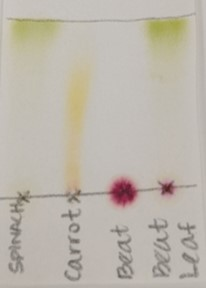
#> input picture TLCcrop.jpg, 206 x 288 px; its folder holds only this picture in this run
$ python TLCAnalysis.py
#> lines starting #> are read from the running program, lines starting #| are printed output that depends on the picture; after the words box and inside, x2 and y2 are one past the last pixel; in counts of white or black regions, pixels touching at a corner belong together
# -*- coding: utf-8 -*-
"""
Created on Wed Apr 22 13:23:06 2020

@author: Sarah Moor
"""


from sklearn.cluster import KMeans
import matplotlib.pyplot as plt
import numpy as np
import cv2
import os
from mpl_toolkits.mplot3d import Axes3D
from matplotlib import cm
from matplotlib import colors
from matplotlib.colors import hsv_to_rgb
import matplotlib
import matplotlib.pyplot as plt


from tkinter import filedialog
from tkinter import *


def main ():
   # open file finder to prompt user to choose image
   root = Tk()
   root.filename =  filedialog.askopenfilename(initialdir = "/",title = "Select file",filetypes = (("jpeg files","*.jpg"),("all files","*.*")))
#> the answer given: TLCcrop.jpg
   root.destroy()

   TLC = cv2.imread(root.filename)
#> TLC is the input picture: shape (288, 206, 3); mean B, G, R 171.9, 182.2, 188.5
   TLC = cv2.cvtColor(TLC, cv2.COLOR_BGR2RGB)

   # show image chosen
   plt.imshow(TLC)
   plt.show()

   # split the 3 values in RGB to create list
   r, g, b = cv2.split(TLC)

   # create customizable plot font options
   SMALL_SIZE = 9
   MEDIUM_SIZE = 14
   BIGGER_SIZE = 14

   plt.rc('font', size=SMALL_SIZE)          # controls default text sizes
   plt.rc('axes', titlesize=SMALL_SIZE)     # fontsize of the axes title
   plt.rc('axes', labelsize=MEDIUM_SIZE)    # fontsize of the x and y labels
   plt.rc('xtick', labelsize=SMALL_SIZE)    # fontsize of the tick labels
   plt.rc('ytick', labelsize=SMALL_SIZE)    # fontsize of the tick labels
   plt.rc('legend', fontsize=SMALL_SIZE)    # legend fontsize
   plt.rc('figure', titlesize=BIGGER_SIZE)  # fontsize of the figure title


   # Commenting out unfiltered plots that include color of the TLC plate RGB
   '''
   fig = plt.figure()
   axis = fig.add_subplot(1, 1, 1, projection="3d")
   pixel_colors = TLC.reshape((np.shape(TLC)[0] * np.shape(TLC)[1], 3))
   norm = colors.Normalize(vmin=-1.0, vmax=1.0)
   norm.autoscale(pixel_colors)
   pixel_colors = norm(pixel_colors).tolist()

   axis.scatter(
       r.flatten(), g.flatten(), b.flatten(), facecolors=pixel_colors, marker="."
       )
   axis.set_xlabel("Red")
   axis.set_ylabel("Green")
   axis.set_zlabel("Blue")
   # plt.show()
   '''

   # split HSV color scheme into list
   hsv_TLC = cv2.cvtColor(TLC, cv2.COLOR_RGB2HSV)
#> hsv_TLC: shape (288, 206, 3); mean H, S, V 20.5, 23.3, 188.5

   h, s, v = cv2.split(hsv_TLC)
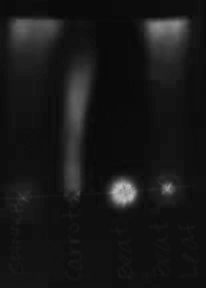
#> s: shape (288, 206); min 7, max 195, mean 23.3


   # Commenting out unfiltered plots that include color of the TLC plate HSV
   '''
   fig = plt.figure()
   axis = fig.add_subplot(1, 1, 1, projection="3d")

   axis.scatter(
       h.flatten(), s.flatten(), v.flatten(), facecolors=pixel_colors, marker="."
       )
   axis.set_xlabel("Hue")
   axis.set_ylabel("Saturation")
   axis.set_zlabel("Value")
   # plt.show()
   '''

   # Color range of TLC plate to bitwise filter out
   light = (0,60,120)
   dark = (175,200,200)


   mask = cv2.inRange(hsv_TLC, light, dark)
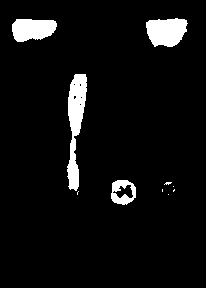
#> mask: shape (288, 206); 5.8% white; 10 white regions (6 under 20 px), largest, box (x1, y1, x2, y2) and area: (67, 74, 87, 191) 1289, (146, 18, 188, 47) 940, (12, 19, 57, 42) 818, (111, 180, 136, 205) 376

   # Bitwise-AND mask and original image
   result = cv2.bitwise_and(TLC, TLC, mask=mask)
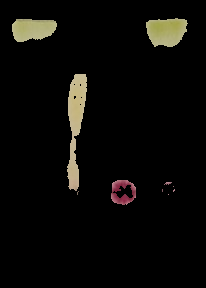
#> result: shape (288, 206, 3); mean R, G, B 10.5, 9.6, 7.2

   # replotting after filter
   TLC = result

   r, g, b = cv2.split(TLC)
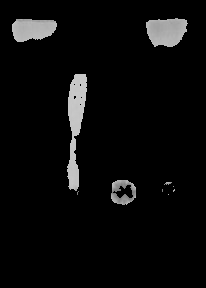
#> r: shape (288, 206); min 0, max 200, mean 10.5
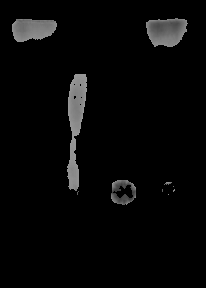
#> b: shape (288, 206); min 0, max 153, mean 7.2

   # adjust figure size
   fig = plt.figure(figsize=(9,9.5))

   # plot image
   axis = fig.add_subplot(1, 1, 1, projection="3d")
   pixel_colors = TLC.reshape((np.shape(TLC)[0] * np.shape(TLC)[1], 3))
   norm = colors.Normalize(vmin=-1.0, vmax=1.0)
   norm.autoscale(pixel_colors)
   pixel_colors = norm(pixel_colors).tolist()
#> pixel_colors = 59328 items

   axis.scatter(
       r.flatten(), g.flatten(), b.flatten(), facecolors=pixel_colors, marker="."
   )

   # Set axis labels
   axis.set_xlabel("Red", labelpad=10)
   axis.set_ylabel("Green", labelpad=10)
   axis.set_zlabel("Blue", labelpad=10)
   plt.show()

   hsv_TLC = cv2.cvtColor(TLC, cv2.COLOR_RGB2HSV)
#> hsv_TLC: shape (288, 206, 3); mean H, S, V 2.5, 5, 10.5

   h, s, v = cv2.split(hsv_TLC)
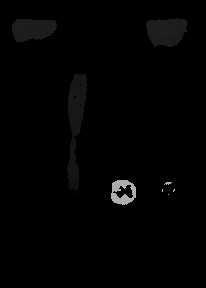
#> h: shape (288, 206); min 0, max 175, mean 2.5

   fig = plt.figure(figsize=(9, 9.5))
   axis = fig.add_subplot(1, 1, 1, projection="3d")

   axis.scatter(
       h.flatten(), s.flatten(), v.flatten(), facecolors=pixel_colors, marker="."
   )

   # Set axis llabels
   axis.set_xlabel("Hue", labelpad=10)
   axis.set_ylabel("Saturation", labelpad=10)
   axis.set_zlabel("Value", labelpad=10)
   plt.show()
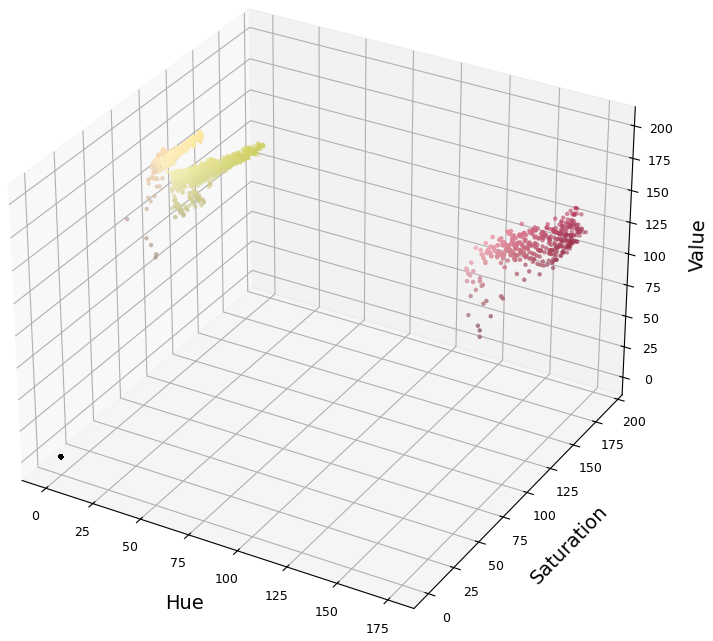
#> figure drawn by matplotlib, 1 panel


main()
